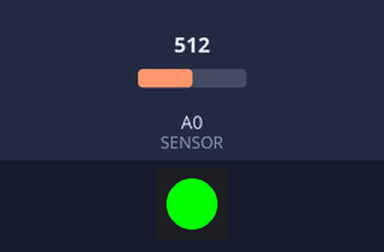
The sketch below on a simulated Arduino Uno, built with avr-gcc and run on an emulated ATmega328P. Parts: 1 RGB LEDs in strip order, left to right. Inputs (shaded band) come from the test bench; at power-on: A0 (SENSOR) = 512. Dim RGB values are drawn brighter than linear.

Above: at 1.2 s.
1.3 s: A0 (SENSOR) set to 271
At 2.5 s:
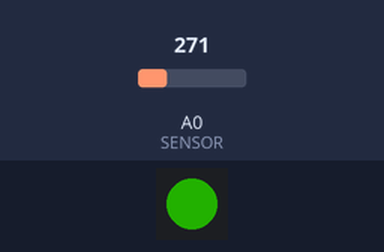
2.8 s: A0 (SENSOR) set to 256
At 3.9 s:
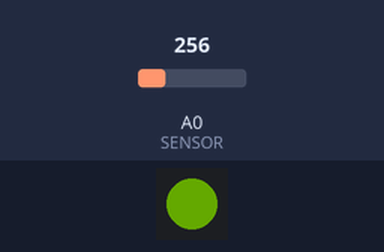
4.3 s: A0 (SENSOR) set to 190
At 5.3 s:
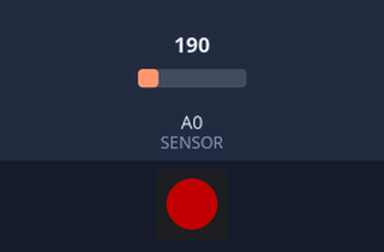
5.8 s: A0 (SENSOR) set to 900
At 6.6 s:
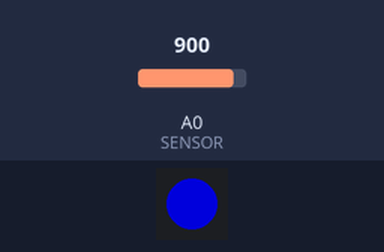
7.3 s: A0 (SENSOR) set to 797
At 8.0 s:
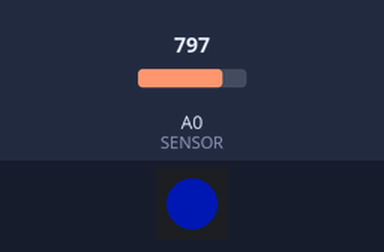
8.8 s: A0 (SENSOR) set to 778
At 9.4 s:
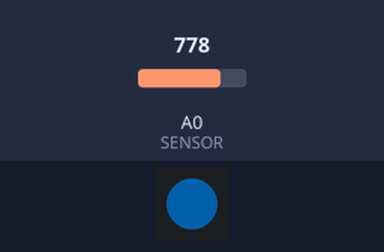
Timing chart, 0 to 11.3 s (numbered marks = the images above; inputs shaded):
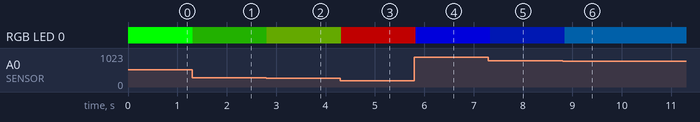

The sketch:

moisture1.ino
```cpp
/*Simple first build of plant soil moisture indicator.
Red transtions from brightest to off as it approaches the dry threshold indicating low moisture.
Green transitions from off to brightest at the center between the wet and dry threshold and then back to off at the wet threshold to indicate the ideal zone.
Blue transitions to on starting from the wet threshold indicating very wet conditions*/

#include <Adafruit_NeoPixel.h>

#define PIN 2	 // pin Neopixel is attached to
#define SENSOR A0		//input pin for Potentiometer
#define NUMPIXELS 1 // number of neopixels in strip

/*THese values adjust what is considered wet or dry*/
#define dryThreshold 50 //below this value, begin alerting dry, turn red;
#define wetThreshold 200 //above this value, begin alerting wet,turn blue;
#define thresholdCenter (dryThreshold + wetThreshold)/2 //Brightest Green point
#define crossFade 20 //how much blue and red should fade in to green

Adafruit_NeoPixel pixels = Adafruit_NeoPixel(NUMPIXELS, PIN, NEO_GRB + NEO_KHZ800);
int delayval = 100; // timing delay in milliseconds

int redColor = 0;
int greenColor = 0;
int blueColor = 0;

//Sensor reading and the value converted from 1024 to 255 for output
int sensorValue  = 0;
int transitionValue = 0;


void setup() {
  // Initialize the NeoPixel library.
  pixels.begin();
  pinMode(SENSOR,INPUT);
}

void loop() {
	sensorValue = analogRead(SENSOR);
	transitionValue = map(sensorValue,0,1023,0,255);
	setColor();
    // pixels.Color takes RGB values, from 0,0,0 up to 255,255,255
    pixels.setPixelColor(0,redColor,greenColor,blueColor);

    // This sends the updated pixel color to the hardware.
    pixels.show();

    // Delay for a period of time (in milliseconds).
    delay(delayval);
}

void setColor(){


    //red value greater towards higher resistance/drier
redColor = ((transitionValue <= dryThreshold + crossFade) && (transitionValue >= 0 ))? map(transitionValue,0,dryThreshold + crossFade,255,0) : 0;
  //blue value greater towards lower resistance/wetter
blueColor = (transitionValue >= wetThreshold - crossFade && transitionValue <= 255)? map(transitionValue,wetThreshold - crossFade,255,0,255):0;

  //green value towrds middle resistance
  if(transitionValue >= dryThreshold && transitionValue <= thresholdCenter)
  {
  greenColor = map(transitionValue,dryThreshold,thresholdCenter,0,255);
  }
  else if(transitionValue > thresholdCenter && transitionValue < wetThreshold)
  {
    greenColor = map(transitionValue,dryThreshold,thresholdCenter,255,0);
  }
  else{
    greenColor = 0;
  }

}
```

Measured:
- the behaviour switches between 779 and 778 on A0 (SENSOR) (found by bisection; images 5 and 6)
- after the input at 1.3 s, RGB LED 0: RGB(0, 250, 0) → RGB(11, 57, 0) at once
- after the input at 2.8 s, RGB LED 0: RGB(11, 57, 0) → RGB(26, 44, 0) at once
- after the input at 4.3 s, RGB LED 0: RGB(26, 44, 0) → RGB(84, 0, 0) at once
- after the input at 5.8 s, RGB LED 0: RGB(84, 0, 0) → RGB(0, 0, 149) at once
- after the input at 7.3 s, RGB LED 0: RGB(0, 0, 149) → RGB(0, 8, 61) at once
- after the input at 8.8 s, RGB LED 0: RGB(0, 8, 61) → RGB(0, 25, 44) at once
